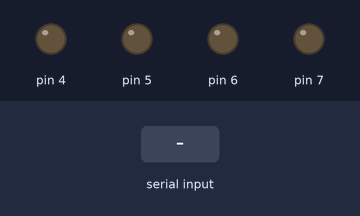
This sketch was run on a simulated Arduino Uno, built with avr-gcc and run on an emulated ATmega328P. Shown: output pins drawn as LEDs (lit = HIGH). The test bench sets the inputs (shaded band). What the sketch prints to the serial monitor is not drawn.

Above: at 1.2 s.
1.3 s: "30,150\n" received over Serial
At 2.0 s:
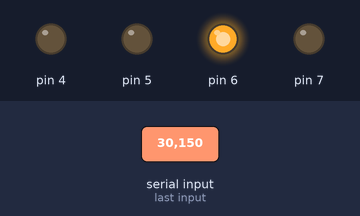
Timing chart, 0 to 7.8 s (numbered marks = the images above; inputs shaded):
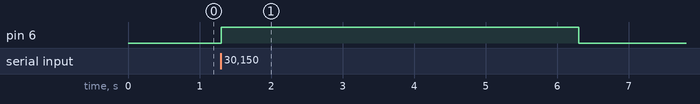

Measured:
- after the input at 1.3 s, pin 6: LOW → HIGH at once, → LOW 5.0 s later

The sketch:

DataReader.ino
```cpp
/* DataReader Code
1) Upload to an Arduino
2) Start a serial monitor
3) Type in commands to modify logTHIS

Read/Write external EEPROM
Read/Write Real Time Clock

TODO: Update read and write to include both pages of the memory!
TODO: Update MAXADDRESS to be actual maximum address
*/
#include <stdlib.h>
#include <Wire.h>
#define disk1 0x50
#define rtc 0x00
#define MAXADDRESS 4095

String inputString = "";
bool stringComplete = false;

void setup(void) {
  Serial.begin(9600);
  Serial.println("logTHIS DataReader");

  pinMode(4, OUTPUT);
  pinMode(5, OUTPUT);
  pinMode(6, OUTPUT);
  pinMode(7, OUTPUT);

}


void loop(void) {
  stringComplete = false;
  inputString == "";

  digitalWrite(4, LOW);
  digitalWrite(5, LOW);
  digitalWrite(6, LOW);
  digitalWrite(7, LOW);

  Serial.println("What would you like to do?  Pick a number.");
  Serial.println("1. Read the time on the clock");
  Serial.println("2. Write the current time to the clock");
  Serial.println("3. Download data");
  Serial.println("4. Erase data from datalogger");

  Serial.flush();
  while (!Serial.available());//stringComplete == true) {delay(100);}

  char tempint;
  tempint = Serial.read();
//  Serial.println(tempint);
 int choice = tempint - '0';
//  Serial.print("choice is: ");
//  Serial.println(choice);
    switch ( choice ) {
    case 1:
    digitalWrite(4,HIGH);

//      readClock(rtc);
      break;
    case 2:
    digitalWrite(5,HIGH);
//      writeClock(rtc);
      break;
    case 3:
    digitalWrite(6,HIGH);
//      readEEPROM(disk1);
      break;
    case 4:
    digitalWrite(7,HIGH);
/*      Serial.println("Are you sure? 1.Y or 2.N (default is N) Type in Number");
      if (Serial.available() > 0) {
        int sure = Serial.read();
        if (sure == 1) {eraseEEPROM(disk1);}
        else if (sure == 2) {Serial.println("Date were not erased");}
        else {Serial.println("Invalid response.  Date were not erased");}
 */
       break;
    default:
      Serial.println("Not a valid choice.  Please pick again");
      break;
    }
//  }
 delay(5000);

}

void serialEvent() {
 while (Serial.available() ) {
  char inChar = (char)Serial.read();
  inputString += inChar;
 if (inChar == '\n') {stringComplete = true;}
 }
}

void readEEPROM(int deviceaddress) {
/* ****************************************************
code taken from http://www.insidegadgets.com/2010/12/22/reading-data-from-eeprom-i2c-on-a-pcb/
need to rewrite to store bytes adn print in coherent fashion
******************************************************** */

   Wire.begin();
 unsigned int address = 0;
 int counter = 0;
 for (address = 0; address < (MAXADDRESS); address+=2) {
   Serial.print(address);
   Serial.print("\t");
   //Serial.print(readEEPROM(disk1, address), HEX);
   //Serial.print(readEEPROM(disk1, (address+1)), HEX);
   //Serial.print("\t");
   int holder = 0;
   holder = ( (readEEPROM(disk1, address)& 0xFF) << 8);
//   delay(5);
   holder |= (readEEPROM(disk1, (address+1)) & 0xFF);
   Serial.print(holder, HEX);
   Serial.print("\t");
   Serial.print(holder,DEC);
   counter++;

   if ((counter == 5)) { Serial.println(); counter = 0;}
   else { Serial.print("\t"); }

}
}

void eraseEEPROM(int deviceaddress) {
 Wire.begin();
 unsigned int address = 0;

 for (address = 0; address < MAXADDRESS; address++)
 {
   writeEEPROM(deviceaddress, address, 0x00);
   delay(5);
 }
 delay(10);
 Serial.println("External EEPROM has been erased.");
}

byte readEEPROM(int deviceaddress, unsigned int eeaddress ) {
 byte rdata = 0xFF;

 Wire.beginTransmission(deviceaddress);
 Wire.write((int)(eeaddress >> 8) & 0x0F);   // MSB
 Wire.write((int)(eeaddress & 0xFF)); // LSB
 Wire.endTransmission();

 Wire.requestFrom(deviceaddress,1);

 if (Wire.available()) rdata = Wire.read();
 return rdata;
}

byte writeEEPROM(int deviceaddress, unsigned int eeaddress, byte value)
{
  int rdata = value;
  Wire.beginTransmission(deviceaddress);
  Wire.write( ( (byte) (eeaddress >> 8)) );
  Wire.write( (byte) (eeaddress & 0xFF) );
  Wire.write(rdata);
  Wire.endTransmission();
}
```
